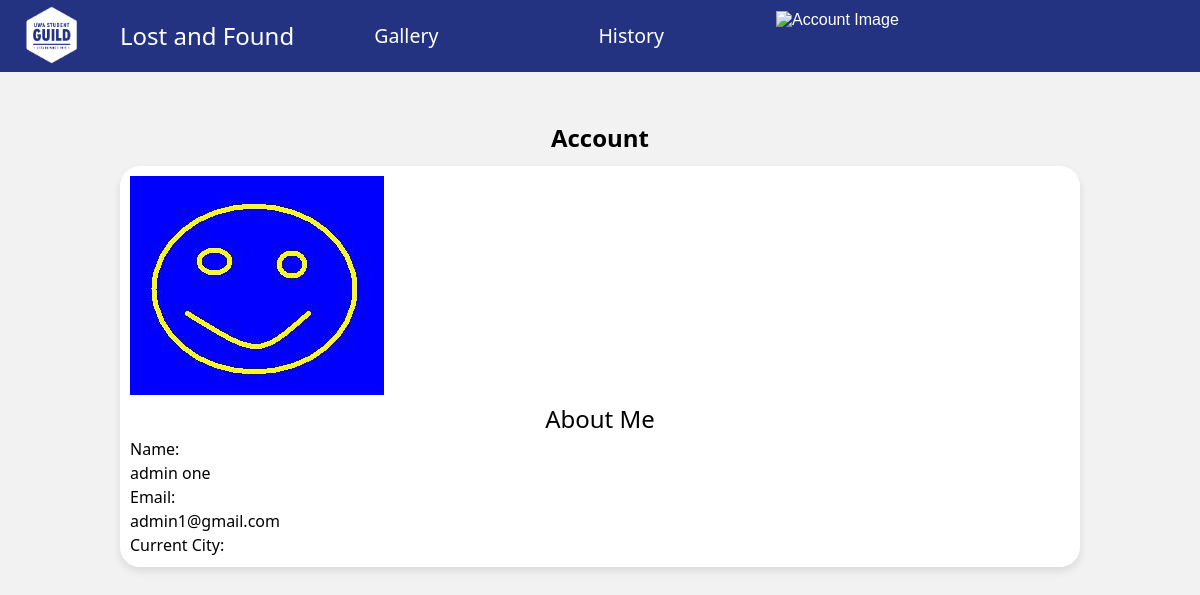
Page /account (signed in) on the committed database.
### app/models.py (models this page shows, shortened)
class User(UserMixin, db.Model):
    id = db.Column(db.Integer, primary_key=True)
    email = db.Column(db.String(120), index=True, unique=True)
    password_hash = db.Column(db.String(128))
    previlage = db.Column(db.String(128))
    first_name = db.Column(db.String(128))
    last_name = db.Column(db.String(128))
    photo_path = db.Column(db.String(128), default="sample_profile_photo.jpg")
    created_at = db.Column(db.DateTime, default=datetime.now)
    updated_at = db.Column(db.DateTime, default=datetime.now, onupdate=datetime.now)

### app/routes.py (the view)
@app.route('/account')
@login_required
def account():
    return render_template('account.html', user=current_user)

### app/models.py (called while the page is built)
@login.user_loader
def load_user(id):
    return db.session.get(User, int(id))

### app/templates/account.html (shortened to what this page needs)
<!DOCTYPE html>
<html lang="en">
<head>
    <link rel="stylesheet" href="{{ url_for('static', filename='css/styles.css') }}">
</head>
<body>
    <header>
        <nav class="navbar">
            <img class="logo-navbar" src="{{ url_for('static', filename='css/SGlogo.PNG') }}" alt="Student Guild Logo">
            <div class="nav-menu">
                <div class="nav-menu-title">Lost and Found</div>
                <ul>
                    <li><a href="{{ url_for('gallery') }}">Gallery</a></li>
                    <li><a href="#">History</a></li>
                    <li>
                        <div class="dropdown">
                            <button class="dropbtn"><img src="" alt="Account Image"></button>
                        </div>
                    </li>
                </ul>
            </div>
        </nav>
    </header>
    <div class="page-header">
        <h2>Account</h2>
    </div>
    <div class="content-container">
        <img src="{{ url_for('static', filename='profile_photos/' + user.photo_path) }}" alt="Profile Image" class="profile-img">
        <div>
            <h3>About Me</h3>
            <div>
                <label for="name">Name:</label>
                <p>{{ user.first_name }} {{ user.last_name }}</p>
            </div>
            <div>
                <label for="email">Email:</label>
                <p>{{ user.email }}</p>
            </div>
            <div>
                <label for="city">Current City:</label>
            </div>
        </div>
    </div>
</body>
</html>

### app/static/css/styles.css (style rules this page uses)
* { margin: 0; padding: 0; box-sizing: border-box; }
body { font-family: 'Segoe UI', 'Open Sans', 'Helvetica Neue', sans-serif; font-size: 1rem; font-weight: 300; line-height: 1.5; scroll-behavior: smooth; background-color: rgb(242, 242, 242); }
h3 { font-weight: normal; font-size:x-large; color: black; text-align: center; }
.navbar { position: fixed; width: 100%; display: flex; height: 9%; align-items: center; border-bottom: 1px solid #233382; background-color: #233382; z-index: 1000; box-sizing: border-box; }
.nav-menu { display: flex; position: static; width: 100%; max-height: 100%; background: none; align-items: center; font-size: 19.5px; font-weight: bolder; }
.nav-menu-title { font-size: x-large; color: white; padding-left: 5vb; }
.nav-menu a { display: block; padding: 20px 80px; color: white; text-decoration: none; }
.nav-menu ul { display: flex; list-style: none; padding: 0; margin: 0; }
.logo-navbar { width: 10vb; height: 100%; object-fit:cover; padding-left: 2%; }
button { display: block; margin: auto; background-color: #233382; color: #fff; border: none; padding: 10px 32px; text-align: center; font-size: 16px; transition-duration: 0.4s; }
.page-header { padding-top: 15vb; text-align: center; font-weight: 350; }
.content-container { display: block; background-color: white; width: 80%; margin-left: 10%; margin-right: 10%; margin-top: 10px; border-radius: 20px; box-shadow: 0 4px 8px rgba(0,0,0,0.1); padding: 10px; overflow: auto; }

### rows in the picture
User: photo_path (picture), first_name "admin", last_name "one", email "admin1@gmail.com"
